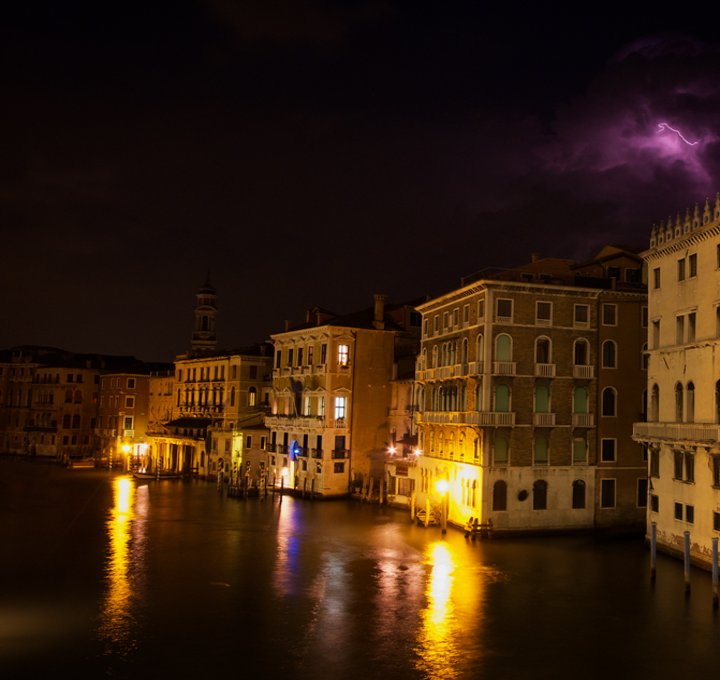
%> input picture building.bmp, 720 x 680 px
$ octave --eval "result = histeq_ycbcr(imread('building.bmp'));"   (GNU Octave 9; MATLAB toolbox functions it lacks are replaced by stand-ins)
%> lines starting %> are read from the running program, lines starting %| are printed output that depends on the picture
function [img_out] = histeq_ycbcr(img_in)
%applying histogram equalization on y channel

imghsv=rgb2ycbcr(img_in); %colorspace conversion
%> imghsv: size 680x720x3 uint8; mean of channels 1, 2, 3 47.1, 116.6, 139.1

imgeq=histeq(imghsv(:,:,1));
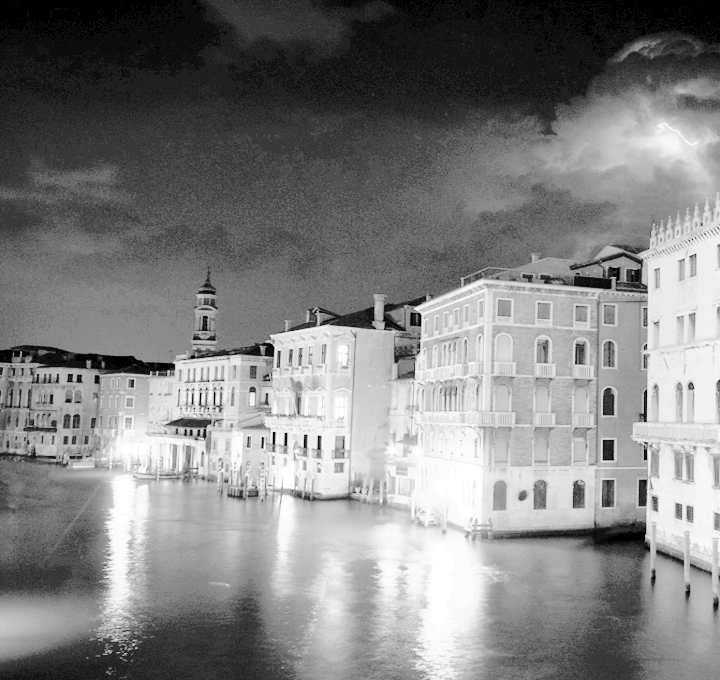
%> imgeq: size 680x720 uint8; min 0, max 255, mean 128.3

%recomposing
imgnew(:,:,1)=imgeq;
imgnew(:,:,2)=imghsv(:,:,2);
imgnew(:,:,3)=imghsv(:,:,3);
%> imgnew: size 680x720x3 uint8; mean of channels 1, 2, 3 128.3, 116.6, 139.1

img_out=ycbcr2rgb(imgnew); %colorspace conversion
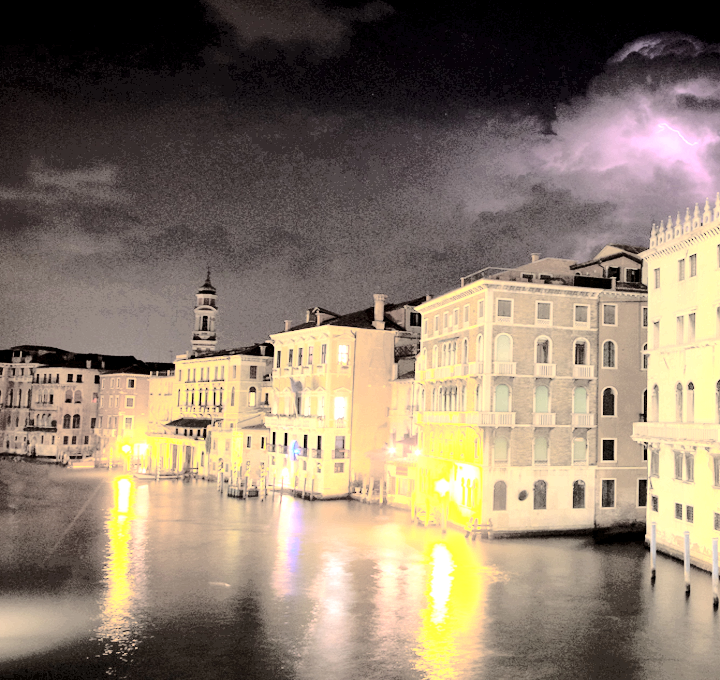
%> img_out: size 680x720x3 uint8; mean R, G, B 141.2, 126.2, 108.1

end

$ run again, on cars.bmp
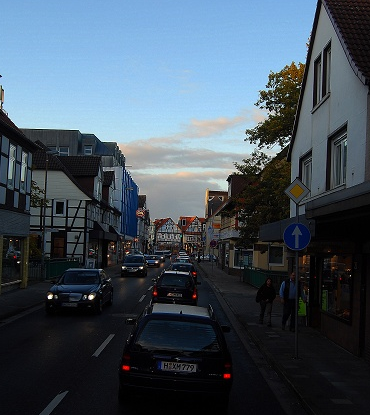
%> input picture cars.bmp, 370 x 415 px
%> imghsv: size 415x370x3 uint8; mean of channels 1, 2, 3 83.3, 135.3, 121.2
%> in histeq_ycbcr, `imgeq=histeq(imghsv(:,:,1));`:
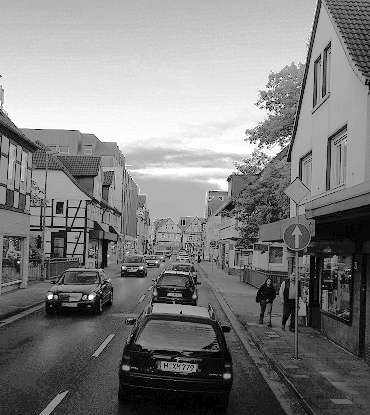
%> imgeq: size 415x370 uint8; min 0, max 255, mean 127
%> imgnew: size 415x370x3 uint8; mean of channels 1, 2, 3 127, 135.3, 121.2
%> in histeq_ycbcr, `img_out=ycbcr2rgb(imgnew);`:
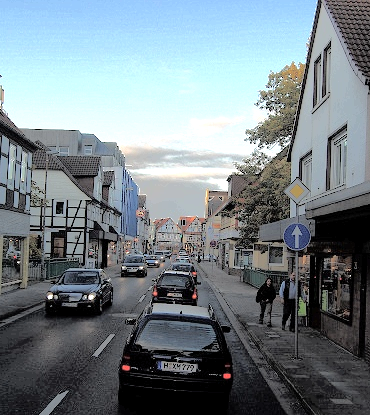
%> img_out: size 415x370x3 uint8; mean R, G, B 119, 130.9, 137

$ run again, on lamp.bmp
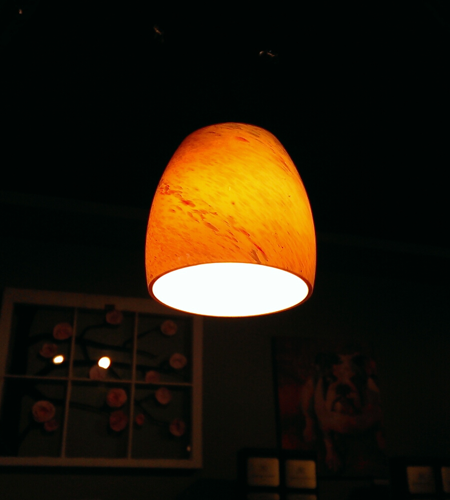
%> input picture lamp.bmp, 450 x 500 px
%> imghsv: size 500x450x3 uint8; mean of channels 1, 2, 3 39.7, 120.2, 132.9
%> in histeq_ycbcr, `imgeq=histeq(imghsv(:,:,1));`:
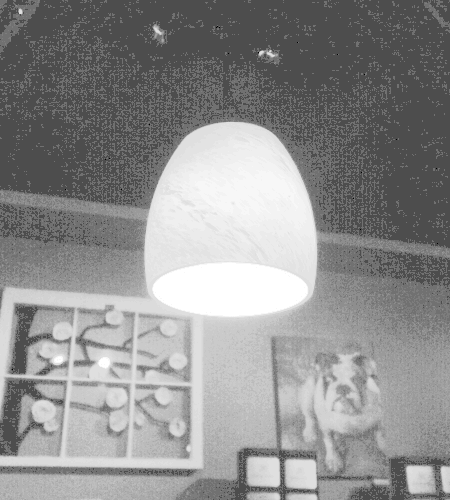
%> imgeq: size 500x450 uint8; min 0, max 255, mean 142.3
%> imgnew: size 500x450x3 uint8; mean of channels 1, 2, 3 142.3, 120.2, 132.9
%> in histeq_ycbcr, `img_out=ycbcr2rgb(imgnew);`:
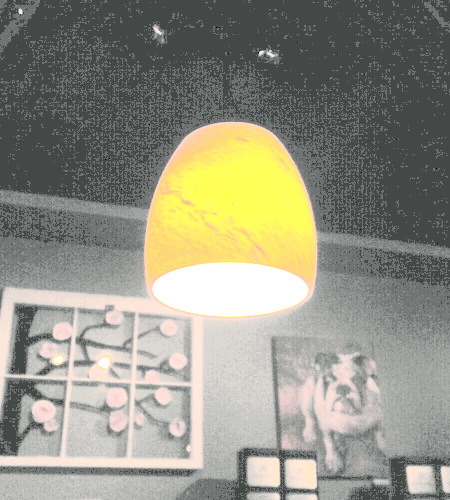
%> img_out: size 500x450x3 uint8; mean R, G, B 146.1, 145.3, 130.9

$ run again, on land.bmp
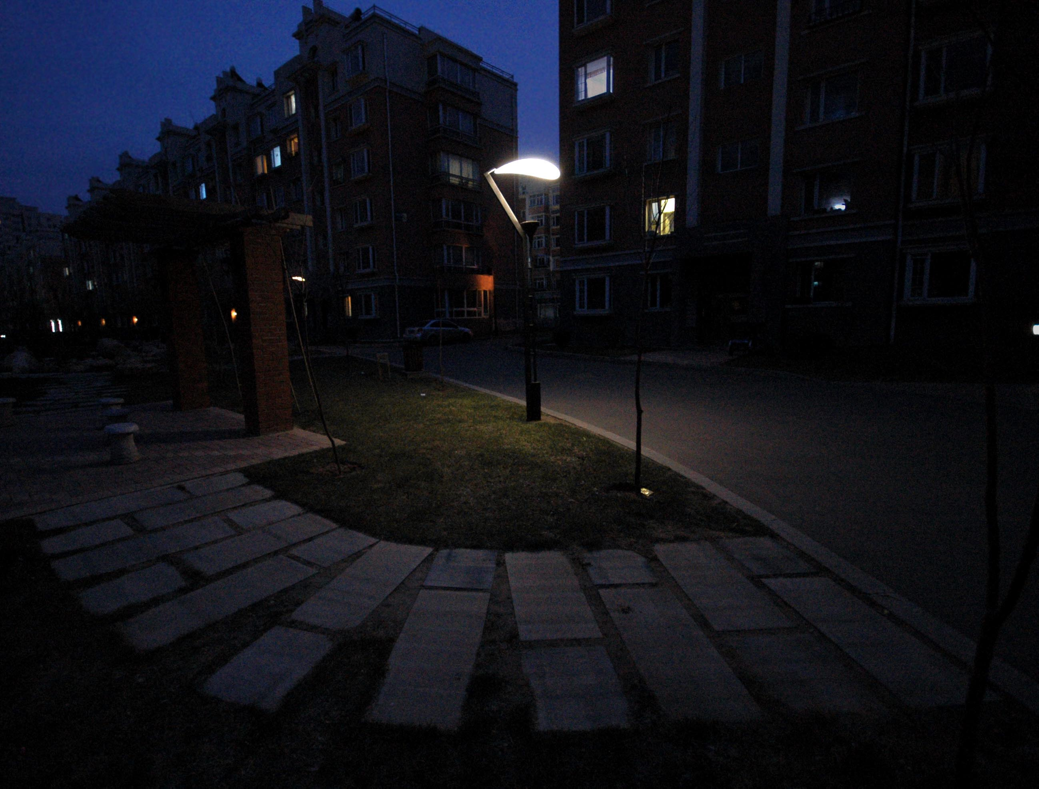
%> input picture land.bmp, 1039 x 789 px
%> imghsv: size 789x1039x3 uint8; mean of channels 1, 2, 3 31.8, 131.2, 127
%> in histeq_ycbcr, `imgeq=histeq(imghsv(:,:,1));`:
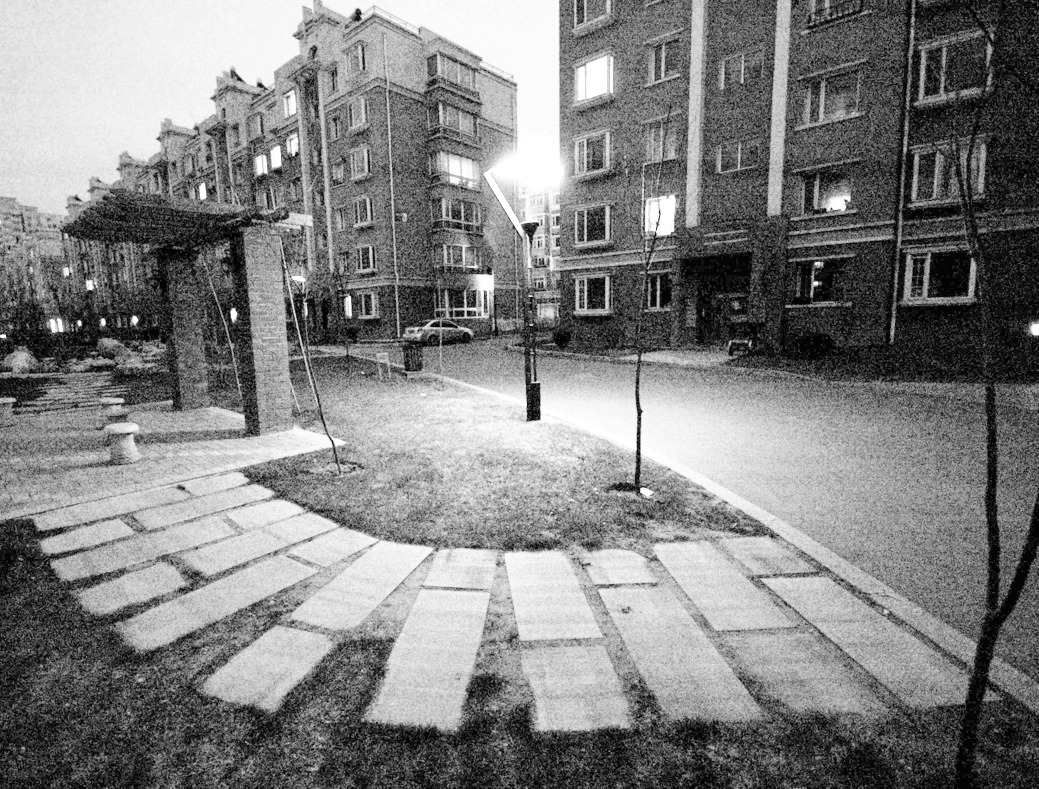
%> imgeq: size 789x1039 uint8; min 4, max 255, mean 129.4
%> imgnew: size 789x1039x3 uint8; mean of channels 1, 2, 3 129.4, 131.2, 127
%> in histeq_ycbcr, `img_out=ycbcr2rgb(imgnew);`:
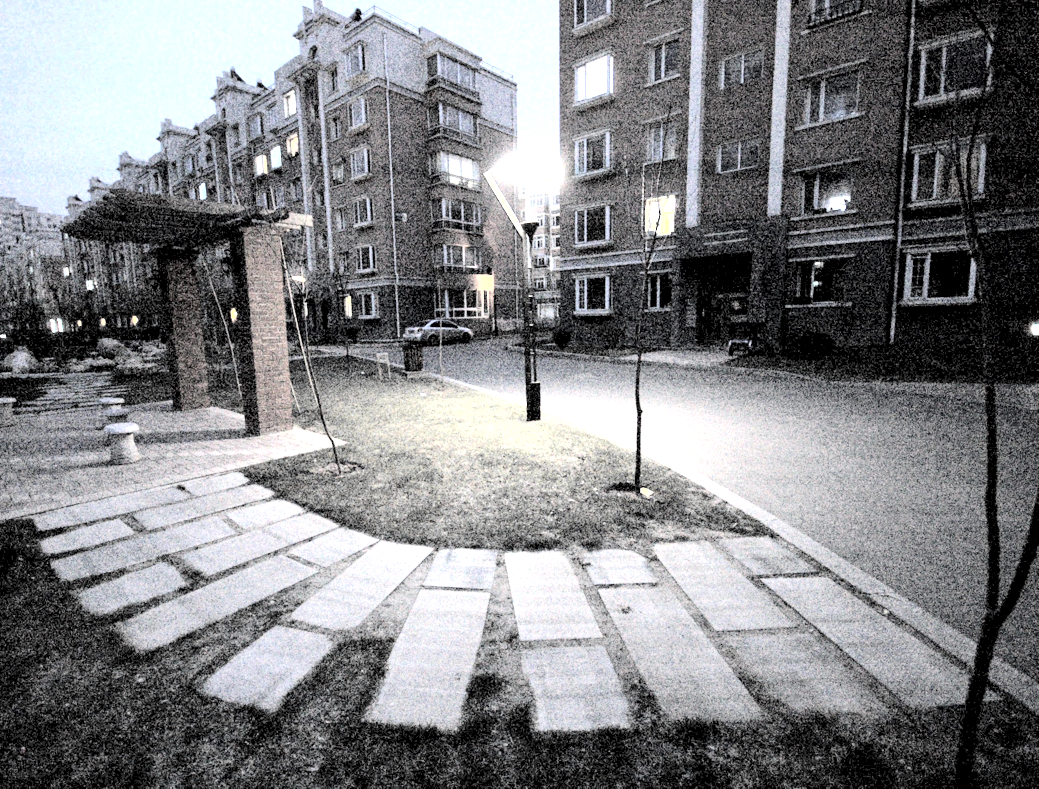
%> img_out: size 789x1039x3 uint8; mean R, G, B 130.2, 131.1, 133.8
